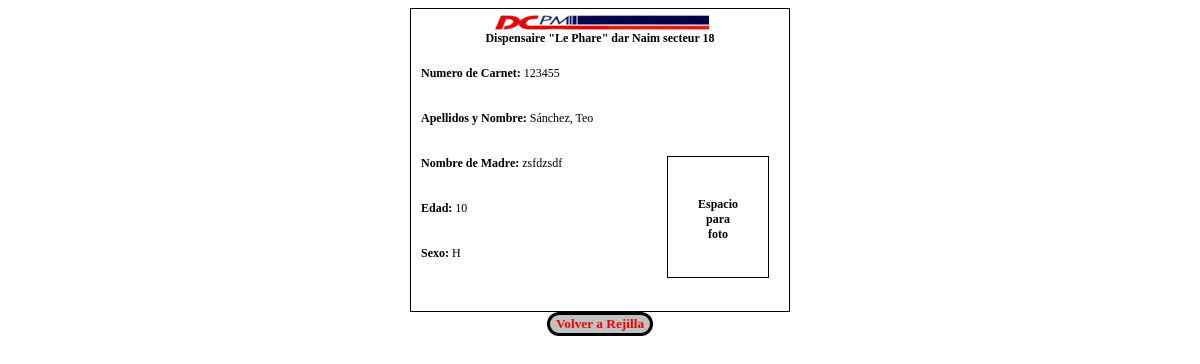
The app's page /carnet.php?id=2 with its own data.
### tables this page shows
CREATE TABLE IF NOT EXISTS `pacientes` (
  `id` bigint(20) NOT NULL AUTO_INCREMENT,
  `nombre` varchar(45) NOT NULL,
  `apellidos` varchar(100) DEFAULT NULL,
  `numero_carnet` varchar(15) DEFAULT NULL,
  `fecha_nacimiento` date DEFAULT NULL,
  `sexo` char(1) NOT NULL,
  `nombre_madre` varchar(100) DEFAULT NULL,
  `telefono` varchar(10) DEFAULT NULL,
  `barrio` varchar(45) DEFAULT NULL,
  `distancia` int(11) DEFAULT NULL,
  PRIMARY KEY (`id`)
);

### clase_bd.php (called while the page is built, shortened)
<?php
class bd
    {
    private $servidor, $bd, $usuario, $clave;
    public function __construct()
        {
        $this->servidor=SERVIDOR;
        $this->bd=BD;
        $this->usuario=USUARIO;
        $this->clave=PASSWORD;
        }
    public function consultar($consulta)
        {
        try
            {
            $link = mysql_connect($this->servidor,$this->usuario,$this->clave);
            $result = mysql_query($consulta, $link);
            return $result;
            }
        catch (Exception $e)
            {
            throw new Exception ("Error de base de datos.<br>".$e->getMessage());
            }
        }
    }
?>

### carnet.php (the view, shortened to what this page needs)
<?php
include_once ('clase_bd.php') ;
$bd=new bd();
$id=$_GET['id'];
$consulta=$bd->consultar("SELECT *,concat(pacientes.apellidos,', ',pacientes.nombre) AS Paciente FROM pacientes where id='".$id."'");
$edad=$bd->consultar("SELECT floor (DATEDIFF(now(),`fecha_nacimiento`)/365) as Edad from pacientes where id='".$id."'");
if($consulta)
    {
    $fila=mysql_fetch_array($consulta);
    }
else
    {
    echo "El registro no existe!!!!";
    }
?>
<html>
    <head>
        <link rel="stylesheet" type="text/css" href="estilos_carnet.css"/>
    </head>
    <body>
        <div id="carnet">
                <div id="cabecera">
                    <img src="imagenes/cabecera_carnet.png" alt="Logo DCPM"/><br/>
                    <span>Dispensaire "Le Phare" dar Naim secteur 18</span>
                </div>
                <div id="cuerpo">
                    <div class="espaciado">
                        <span>Numero de Carnet:</span>
                        <?php echo  $fila['numero_carnet']; ?>
                    </div>
                    <div class="espaciado">
                        <span>Apellidos y Nombre:</span>
                        <?php echo $fila['Paciente'];?>
                    </div>
                    <div id="foto">
                        <div id="texto_foto">
                        <span>Espacio<br/> para<br/> foto<br/>
                        </div>
                    </div>
                    <div class="espaciado">
                        <span>Nombre de Madre:</span>
                        <?php echo  $fila['nombre_madre']; ?>
                    </div>
                    <div class="espaciado">
                        <span>Edad:</span>
                        <?php
                            $edad=mysql_fetch_array($edad);
                            echo $edad['Edad'];
                        ?>
                    </div>
                    <div class="espaciado">
                        <span>Sexo:</span>
                        <?php echo  $fila['sexo']; ?>
                    </div>
                </div>
        </div>
        <form name="form_carnet" method="get" action="index.php?">
            <input class="boton" type="submit" name="volver" value="Volver a Rejilla"/>
        </form>
    </body>
</html>

### estilos_carnet.css (style rules this page uses)
body { background-color:#FFFFFF; color:black; font-family: verdana; font-size: 12px; }
#carnet { width: 378px; height: 302px; border:1px black solid; margin: auto; }
#cabecera { text-align: center; }
#cuerpo { margin-top:20px; margin-left: 10px; }
.espaciado { margin-bottom: 30px; }
#foto { float:right; width: 100px; height: 120px; margin-right: 20px; text-align: center; border:1px black solid; }
#texto_foto { margin-top:40px; }
span { font-weight: bold; }
form { text-align: center; }
input,select { background-color:#010245; color:#FFFFFF; }
.boton { background-color:silver; font-family:fantasy; font-weight:bold; color:#F00202; border-radius:50px; border:solid black; }

### carnet.php (style rules this page uses)
input { display:none; }

### records on screen
pacientes: numero_carnet "123455", nombre_madre "zsfdzsdf", sexo "H"

### other values on screen
$fila['Paciente'] "Sánchez, Teo"
$edad['Edad'] "10"
